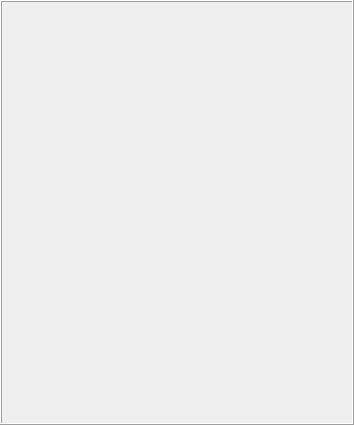
<?xml version="1.0" encoding="UTF-8"?>
<ui version="4.0">
 <class>TeamCreate</class>
 <widget class="QWidget" name="TeamCreate">
  <property name="geometry">
   <rect>
    <x>0</x>
    <y>0</y>
    <width>354</width>
    <height>425</height>
   </rect>
  </property>
  <property name="windowTitle">
   <string>Form</string>
  </property>
  <layout class="QGridLayout" name="gridLayout_6">
   <property name="margin">
    <number>0</number>
   </property>
   <property name="spacing">
    <number>0</number>
   </property>
   <item row="0" column="0">
    <widget class="QStackedWidget" name="mainStackedWidget">
     <property name="frameShadow">
      <enum>QFrame::Raised</enum>
     </property>
     <property name="currentIndex">
      <number>0</number>
     </property>
     <widget class="QWidget" name="mainEmptyPage">
      <layout class="QGridLayout" name="gridLayout_15">
       <property name="margin">
        <number>0</number>
       </property>
       <item row="0" column="0">
        <widget class="QFrame" name="frame_2">
         <property name="frameShape">
          <enum>QFrame::Box</enum>
         </property>
         <property name="frameShadow">
          <enum>QFrame::Raised</enum>
         </property>
        </widget>
       </item>
      </layout>
     </widget>
     <widget class="QWidget" name="publishPage">
      <layout class="QGridLayout" name="gridLayout_16">
       <property name="margin">
        <number>0</number>
       </property>
       <property name="spacing">
        <number>4</number>
       </property>
       <item row="0" column="0">
        <widget class="QFrame" name="frame_3">
         <property name="frameShape">
          <enum>QFrame::Box</enum>
         </property>
         <property name="frameShadow">
          <enum>QFrame::Raised</enum>
         </property>
         <layout class="QGridLayout" name="gridLayout_2">
          <property name="leftMargin">
           <number>6</number>
          </property>
          <property name="topMargin">
           <number>4</number>
          </property>
          <property name="rightMargin">
           <number>6</number>
          </property>
          <property name="bottomMargin">
           <number>4</number>
          </property>
          <property name="spacing">
           <number>4</number>
          </property>
          <item row="0" column="0">
           <layout class="QVBoxLayout" name="verticalLayout_3">
            <item>
             <spacer name="verticalSpacer_4">
              <property name="orientation">
               <enum>Qt::Vertical</enum>
              </property>
              <property name="sizeHint" stdset="0">
               <size>
                <width>20</width>
                <height>40</height>
               </size>
              </property>
             </spacer>
            </item>
            <item>
             <widget class="QLabel" name="publishMessageLabel">
              <property name="text">
               <string>Publish and enable Team Create to build this place together with your friends.</string>
              </property>
              <property name="alignment">
               <set>Qt::AlignCenter</set>
              </property>
              <property name="wordWrap">
               <bool>true</bool>
              </property>
             </widget>
            </item>
            <item>
             <spacer name="verticalSpacer_5">
              <property name="orientation">
               <enum>Qt::Vertical</enum>
              </property>
              <property name="sizeType">
               <enum>QSizePolicy::Fixed</enum>
              </property>
              <property name="sizeHint" stdset="0">
               <size>
                <width>20</width>
                <height>13</height>
               </size>
              </property>
             </spacer>
            </item>
            <item>
             <layout class="QHBoxLayout" name="horizontalLayout_2">
              <item>
               <spacer name="horizontalSpacer_4">
                <property name="orientation">
                 <enum>Qt::Horizontal</enum>
                </property>
                <property name="sizeHint" stdset="0">
                 <size>
                  <width>40</width>
                  <height>20</height>
                 </size>
                </property>
               </spacer>
              </item>
              <item>
               <widget class="QPushButton" name="publishButton">
                <property name="text">
                 <string>Publish</string>
                </property>
                <property name="styleSheet">
                  <string notr="true">background-color: #02b757;
                    color: rgb(255, 255, 255);
                  </string>
                </property>
               </widget>
              </item>
              <item>
               <spacer name="horizontalSpacer_5">
                <property name="orientation">
                 <enum>Qt::Horizontal</enum>
                </property>
                <property name="sizeHint" stdset="0">
                 <size>
                  <width>40</width>
                  <height>20</height>
                 </size>
                </property>
               </spacer>
              </item>
             </layout>
            </item>
            <item>
             <spacer name="verticalSpacer_6">
              <property name="orientation">
               <enum>Qt::Vertical</enum>
              </property>
              <property name="sizeHint" stdset="0">
               <size>
                <width>20</width>
                <height>40</height>
               </size>
              </property>
             </spacer>
            </item>
           </layout>
          </item>
         </layout>
        </widget>
       </item>
      </layout>
     </widget>
     <widget class="QWidget" name="publishingMessagePage">
      <layout class="QGridLayout" name="gridLayout_19">
       <property name="margin">
        <number>0</number>
       </property>
       <property name="spacing">
        <number>4</number>
       </property>
       <item row="0" column="0">
        <widget class="QFrame" name="frame_5">
         <property name="frameShape">
          <enum>QFrame::Box</enum>
         </property>
         <property name="frameShadow">
          <enum>QFrame::Raised</enum>
         </property>
         <layout class="QGridLayout" name="gridLayout_18">
          <property name="margin">
           <number>4</number>
          </property>
          <property name="spacing">
           <number>4</number>
          </property>
          <item row="0" column="0">
           <layout class="QVBoxLayout" name="verticalLayout_11">
            <property name="leftMargin">
             <number>4</number>
            </property>
            <property name="rightMargin">
             <number>4</number>
            </property>
            <item>
             <spacer name="verticalSpacer_22">
              <property name="orientation">
               <enum>Qt::Vertical</enum>
              </property>
              <property name="sizeHint" stdset="0">
               <size>
                <width>20</width>
                <height>40</height>
               </size>
              </property>
             </spacer>
            </item>
            <item>
             <widget class="QLabel" name="publishingMessageLabel">
              <property name="text">
               <string>Publishing current place...</string>
              </property>
              <property name="alignment">
               <set>Qt::AlignCenter</set>
              </property>
              <property name="wordWrap">
               <bool>true</bool>
              </property>
             </widget>
            </item>
            <item>
             <spacer name="verticalSpacer_23">
              <property name="orientation">
               <enum>Qt::Vertical</enum>
              </property>
              <property name="sizeHint" stdset="0">
               <size>
                <width>20</width>
                <height>40</height>
               </size>
              </property>
             </spacer>
            </item>
           </layout>
          </item>
         </layout>
        </widget>
       </item>
      </layout>
     </widget>
     <widget class="QWidget" name="optionsPage">
      <layout class="QGridLayout" name="gridLayout_3">
       <property name="margin">
        <number>0</number>
       </property>
       <property name="spacing">
        <number>4</number>
       </property>
       <item row="0" column="0">
        <layout class="QVBoxLayout" name="verticalLayout">
         <property name="spacing">
          <number>0</number>
         </property>
         <item>
          <widget class="QStackedWidget" name="optionsStackedWidget">
           <property name="frameShape">
            <enum>QFrame::NoFrame</enum>
           </property>
           <property name="frameShadow">
            <enum>QFrame::Plain</enum>
           </property>
           <property name="currentIndex">
            <number>1</number>
           </property>
           <widget class="QWidget" name="loginPage">
            <layout class="QGridLayout" name="gridLayout_14">
             <property name="margin">
              <number>0</number>
             </property>
             <property name="spacing">
              <number>4</number>
             </property>
             <item row="0" column="0">
              <widget class="QFrame" name="frame">
               <property name="frameShape">
                <enum>QFrame::Box</enum>
               </property>
               <property name="frameShadow">
                <enum>QFrame::Raised</enum>
               </property>
               <layout class="QGridLayout" name="gridLayout_4">
                <property name="margin">
                 <number>4</number>
                </property>
                <property name="spacing">
                 <number>0</number>
                </property>
                <item row="0" column="0">
                 <layout class="QVBoxLayout" name="verticalLayout_2">
                  <property name="spacing">
                   <number>4</number>
                  </property>
                  <item>
                   <spacer name="verticalSpacer">
                    <property name="orientation">
                     <enum>Qt::Vertical</enum>
                    </property>
                    <property name="sizeHint" stdset="0">
                     <size>
                      <width>20</width>
                      <height>40</height>
                     </size>
                    </property>
                   </spacer>
                  </item>
                  <item>
                   <widget class="QLabel" name="loginMessageLabel">
                    <property name="text">
                     <string>Log in to enable Team Create options for your place.</string>
                    </property>
                    <property name="alignment">
                     <set>Qt::AlignCenter</set>
                    </property>
                    <property name="wordWrap">
                     <bool>true</bool>
                    </property>
                   </widget>
                  </item>
                  <item>
                   <spacer name="verticalSpacer_3">
                    <property name="orientation">
                     <enum>Qt::Vertical</enum>
                    </property>
                    <property name="sizeType">
                     <enum>QSizePolicy::Fixed</enum>
                    </property>
                    <property name="sizeHint" stdset="0">
                     <size>
                      <width>20</width>
                      <height>13</height>
                     </size>
                    </property>
                   </spacer>
                  </item>
                  <item>
                   <layout class="QHBoxLayout" name="horizontalLayout">
                    <item>
                     <spacer name="horizontalSpacer_2">
                      <property name="orientation">
                       <enum>Qt::Horizontal</enum>
                      </property>
                      <property name="sizeHint" stdset="0">
                       <size>
                        <width>40</width>
                        <height>20</height>
                       </size>
                      </property>
                     </spacer>
                    </item>
                    <item>
                     <widget class="QPushButton" name="loginButton">
                      <property name="text">
                       <string>Log In</string>
                      </property>
                      <property name="styleSheet">
                        <string notr="true"> background-color: #02b757;
                          color: rgb(255, 255, 255);
                        </string>
                      </property>
                     </widget>
                    </item>
                    <item>
                     <spacer name="horizontalSpacer_3">
                      <property name="orientation">
                       <enum>Qt::Horizontal</enum>
                      </property>
                      <property name="sizeHint" stdset="0">
                       <size>
                        <width>40</width>
                        <height>20</height>
                       </size>
                      </property>
                     </spacer>
                    </item>
                   </layout>
                  </item>
                  <item>
                   <spacer name="verticalSpacer_2">
                    <property name="orientation">
                     <enum>Qt::Vertical</enum>
                    </property>
                    <property name="sizeHint" stdset="0">
                     <size>
                      <width>20</width>
                      <height>40</height>
                     </size>
                    </property>
                   </spacer>
                  </item>
                 </layout>
                </item>
               </layout>
              </widget>
             </item>
            </layout>
           </widget>
           <widget class="QWidget" name="userPlaceOptionsPage">
            <layout class="QGridLayout" name="gridLayout_8">
             <property name="margin">
              <number>0</number>
             </property>
             <property name="spacing">
              <number>4</number>
             </property>
             <item row="0" column="0">
              <layout class="QVBoxLayout" name="verticalLayout_6">
               <property name="spacing">
                <number>4</number>
               </property>
               <item>
                <widget class="QLineEdit" name="friendsInviteEdit">
                 <property name="placeholderText">
                  <string>Invite a friend</string>
                 </property>
                </widget>
               </item>
               <item>
                <widget class="QStackedWidget" name="userPlaceStackedWidget">
                 <property name="frameShape">
                  <enum>QFrame::Box</enum>
                 </property>
                 <property name="frameShadow">
                  <enum>QFrame::Raised</enum>
                 </property>
                 <property name="currentIndex">
                  <number>0</number>
                 </property>
                 <widget class="QWidget" name="userPlaceTurnOnPage">
                  <layout class="QGridLayout" name="gridLayout_7">
                   <item row="0" column="0">
                    <layout class="QVBoxLayout" name="verticalLayout_5">
                     <item>
                      <spacer name="verticalSpacer_11">
                       <property name="orientation">
                        <enum>Qt::Vertical</enum>
                       </property>
                       <property name="sizeHint" stdset="0">
                        <size>
                         <width>20</width>
                         <height>40</height>
                        </size>
                       </property>
                      </spacer>
                     </item>
                     <item>
                      <widget class="QLabel" name="userPlaceTurnOnLabel">
                       <property name="text">
                        <string>Edit your place with friends, see the updates instantly.</string>
                       </property>
                       <property name="alignment">
                        <set>Qt::AlignCenter</set>
                       </property>
                       <property name="wordWrap">
                        <bool>true</bool>
                       </property>
                      </widget>
                     </item>
                     <item>
                      <spacer name="verticalSpacer_10">
                       <property name="orientation">
                        <enum>Qt::Vertical</enum>
                       </property>
                       <property name="sizeType">
                        <enum>QSizePolicy::Fixed</enum>
                       </property>
                       <property name="sizeHint" stdset="0">
                        <size>
                         <width>20</width>
                         <height>10</height>
                        </size>
                       </property>
                      </spacer>
                     </item>
                     <item>
                      <layout class="QHBoxLayout" name="horizontalLayout_4">
                       <item>
                        <spacer name="horizontalSpacer_9">
                         <property name="orientation">
                          <enum>Qt::Horizontal</enum>
                         </property>
                         <property name="sizeHint" stdset="0">
                          <size>
                           <width>40</width>
                           <height>20</height>
                          </size>
                         </property>
                        </spacer>
                       </item>
                       <item>
                        <widget class="QPushButton" name="userPlaceTurnOnButton">
                         <property name="text">
                          <string>Turn ON</string>
                         </property>
                        <property name="styleSheet">
                          <string notr="true">background-color: #02b757;
                            color: rgb(255, 255, 255);
                          </string>
                        </property>
                        </widget>
                       </item>
                       <item>
                        <spacer name="horizontalSpacer_10">
                         <property name="orientation">
                          <enum>Qt::Horizontal</enum>
                         </property>
                         <property name="sizeHint" stdset="0">
                          <size>
                           <width>40</width>
                           <height>20</height>
                          </size>
                         </property>
                        </spacer>
                       </item>
                      </layout>
                     </item>
                     <item>
                      <spacer name="verticalSpacer_12">
                       <property name="orientation">
                        <enum>Qt::Vertical</enum>
                       </property>
                       <property name="sizeHint" stdset="0">
                        <size>
                         <width>20</width>
                         <height>40</height>
                        </size>
                       </property>
                      </spacer>
                     </item>
                    </layout>
                   </item>
                  </layout>
                 </widget>
                 <widget class="QWidget" name="userPlaceSaveMessagePage">
                  <layout class="QGridLayout" name="gridLayout_9">
                   <item row="0" column="0">
                    <layout class="QVBoxLayout" name="verticalLayout_7">
                     <item>
                      <spacer name="verticalSpacer_13">
                       <property name="orientation">
                        <enum>Qt::Vertical</enum>
                       </property>
                       <property name="sizeHint" stdset="0">
                        <size>
                         <width>20</width>
                         <height>40</height>
                        </size>
                       </property>
                      </spacer>
                     </item>
                     <item>
                      <widget class="QLabel" name="userPlaceSaveMessageLabel">
                       <property name="text">
                        <string>Saving latest updates and enabling Team Create...</string>
                       </property>
                       <property name="alignment">
                        <set>Qt::AlignCenter</set>
                       </property>
                       <property name="wordWrap">
                        <bool>true</bool>
                       </property>
                      </widget>
                     </item>
                     <item>
                      <spacer name="verticalSpacer_14">
                       <property name="orientation">
                        <enum>Qt::Vertical</enum>
                       </property>
                       <property name="sizeHint" stdset="0">
                        <size>
                         <width>20</width>
                         <height>40</height>
                        </size>
                       </property>
                      </spacer>
                     </item>
                    </layout>
                   </item>
                  </layout>
                 </widget>
                 <widget class="QWidget" name="userPlaceCreatorsListPage"/>
                </widget>
               </item>
              </layout>
             </item>
            </layout>
           </widget>
           <widget class="QWidget" name="groupPlaceOptionsPage">
            <layout class="QGridLayout" name="gridLayout_11">
             <property name="margin">
              <number>0</number>
             </property>
             <item row="0" column="0">
              <widget class="QStackedWidget" name="groupPlaceStackedWidget">
               <property name="frameShape">
                <enum>QFrame::Box</enum>
               </property>
               <property name="frameShadow">
                <enum>QFrame::Raised</enum>
               </property>
               <property name="currentIndex">
                <number>0</number>
               </property>
               <widget class="QWidget" name="groupPlaceTurnOnPage">
                <layout class="QGridLayout" name="gridLayout_10">
                 <item row="0" column="0">
                  <layout class="QVBoxLayout" name="verticalLayout_8">
                   <item>
                    <spacer name="verticalSpacer_16">
                     <property name="orientation">
                      <enum>Qt::Vertical</enum>
                     </property>
                     <property name="sizeHint" stdset="0">
                      <size>
                       <width>20</width>
                       <height>40</height>
                      </size>
                     </property>
                    </spacer>
                   </item>
                   <item>
                    <widget class="QLabel" name="groupPlaceTurnOnMessageLabel">
                     <property name="text">
                      <string>Enable Team Create: edit your place together, see updates instantly.</string>
                     </property>
                     <property name="alignment">
                      <set>Qt::AlignCenter</set>
                     </property>
                     <property name="wordWrap">
                      <bool>true</bool>
                     </property>
                    </widget>
                   </item>
                   <item>
                    <spacer name="verticalSpacer_15">
                     <property name="orientation">
                      <enum>Qt::Vertical</enum>
                     </property>
                     <property name="sizeType">
                      <enum>QSizePolicy::Fixed</enum>
                     </property>
                     <property name="sizeHint" stdset="0">
                      <size>
                       <width>20</width>
                       <height>10</height>
                      </size>
                     </property>
                    </spacer>
                   </item>
                   <item>
                    <layout class="QHBoxLayout" name="horizontalLayout_5">
                     <item>
                      <spacer name="horizontalSpacer_11">
                       <property name="orientation">
                        <enum>Qt::Horizontal</enum>
                       </property>
                       <property name="sizeHint" stdset="0">
                        <size>
                         <width>40</width>
                         <height>20</height>
                        </size>
                       </property>
                      </spacer>
                     </item>
                     <item>
                      <widget class="QPushButton" name="groupPlaceTurnOnButton">
                       <property name="text">
                        <string>Turn ON</string>
                       </property>
                      </widget>
                     </item>
                     <item>
                      <spacer name="horizontalSpacer_12">
                       <property name="orientation">
                        <enum>Qt::Horizontal</enum>
                       </property>
                       <property name="sizeHint" stdset="0">
                        <size>
                         <width>40</width>
                         <height>20</height>
                        </size>
                       </property>
                      </spacer>
                     </item>
                    </layout>
                   </item>
                   <item>
                    <spacer name="verticalSpacer_17">
                     <property name="orientation">
                      <enum>Qt::Vertical</enum>
                     </property>
                     <property name="sizeHint" stdset="0">
                      <size>
                       <width>20</width>
                       <height>40</height>
                      </size>
                     </property>
                    </spacer>
                   </item>
                  </layout>
                 </item>
                </layout>
               </widget>
               <widget class="QWidget" name="groupPlaceNonAdminPage">
                <layout class="QGridLayout" name="gridLayout_12">
                 <item row="0" column="0">
                  <layout class="QVBoxLayout" name="verticalLayout_9">
                   <item>
                    <spacer name="verticalSpacer_18">
                     <property name="orientation">
                      <enum>Qt::Vertical</enum>
                     </property>
                     <property name="sizeHint" stdset="0">
                      <size>
                       <width>20</width>
                       <height>40</height>
                      </size>
                     </property>
                    </spacer>
                   </item>
                   <item>
                    <widget class="QLabel" name="groupPlaceNonAdminMessage">
                     <property name="text">
                      <string>Members of your group can work together, see updates instantly. Contact your admin to enable Team Create.</string>
                     </property>
                     <property name="alignment">
                      <set>Qt::AlignCenter</set>
                     </property>
                     <property name="wordWrap">
                      <bool>true</bool>
                     </property>
                    </widget>
                   </item>
                   <item>
                    <spacer name="verticalSpacer_19">
                     <property name="orientation">
                      <enum>Qt::Vertical</enum>
                     </property>
                     <property name="sizeHint" stdset="0">
                      <size>
                       <width>20</width>
                       <height>40</height>
                      </size>
                     </property>
                    </spacer>
                   </item>
                  </layout>
                 </item>
                </layout>
               </widget>
               <widget class="QWidget" name="groupPlaceSaveMessagePage">
                <layout class="QGridLayout" name="gridLayout_13">
                 <item row="0" column="0">
                  <layout class="QVBoxLayout" name="verticalLayout_10">
                   <item>
                    <spacer name="verticalSpacer_20">
                     <property name="orientation">
                      <enum>Qt::Vertical</enum>
                     </property>
                     <property name="sizeHint" stdset="0">
                      <size>
                       <width>20</width>
                       <height>40</height>
                      </size>
                     </property>
                    </spacer>
                   </item>
                   <item>
                    <widget class="QLabel" name="groupPlaceSaveMessageLabel">
                     <property name="text">
                      <string>Saving latest updates and enabling Team Create...</string>
                     </property>
                     <property name="alignment">
                      <set>Qt::AlignCenter</set>
                     </property>
                     <property name="wordWrap">
                      <bool>true</bool>
                     </property>
                    </widget>
                   </item>
                   <item>
                    <spacer name="verticalSpacer_21">
                     <property name="orientation">
                      <enum>Qt::Vertical</enum>
                     </property>
                     <property name="sizeHint" stdset="0">
                      <size>
                       <width>20</width>
                       <height>40</height>
                      </size>
                     </property>
                    </spacer>
                   </item>
                  </layout>
                 </item>
                </layout>
               </widget>
               <widget class="QWidget" name="groupPlaceCreatorsListPage"/>
              </widget>
             </item>
            </layout>
           </widget>
          </widget>
         </item>
         <item>
          <widget class="QFrame" name="bottomBarFrame">
           <property name="sizePolicy">
            <sizepolicy hsizetype="Preferred" vsizetype="Fixed">
             <horstretch>0</horstretch>
             <verstretch>0</verstretch>
            </sizepolicy>
           </property>
           <property name="minimumSize">
            <size>
             <width>0</width>
             <height>20</height>
            </size>
           </property>
           <property name="maximumSize">
            <size>
             <width>16777215</width>
             <height>20</height>
            </size>
           </property>
           <property name="styleSheet">
            <string notr="true">background-color: #e6e6e6;</string>
           </property>
           <property name="frameShape">
            <enum>QFrame::Box</enum>
           </property>
           <property name="frameShadow">
            <enum>QFrame::Raised</enum>
           </property>
           <layout class="QGridLayout" name="gridLayout">
            <property name="leftMargin">
             <number>4</number>
            </property>
            <property name="topMargin">
             <number>0</number>
            </property>
            <property name="rightMargin">
             <number>4</number>
            </property>
            <property name="bottomMargin">
             <number>0</number>
            </property>
            <property name="spacing">
             <number>0</number>
            </property>
            <item row="0" column="0">
             <spacer name="horizontalSpacer">
              <property name="orientation">
               <enum>Qt::Horizontal</enum>
              </property>
              <property name="sizeHint" stdset="0">
               <size>
                <width>275</width>
                <height>15</height>
               </size>
              </property>
             </spacer>
            </item>
            <item row="0" column="1">
             <widget class="QPushButton" name="bottomMoreButton">
              <property name="sizePolicy">
               <sizepolicy hsizetype="Fixed" vsizetype="Fixed">
                <horstretch>0</horstretch>
                <verstretch>0</verstretch>
               </sizepolicy>
              </property>
              <property name="minimumSize">
               <size>
                <width>18</width>
                <height>18</height>
               </size>
              </property>
              <property name="maximumSize">
               <size>
                <width>18</width>
                <height>18</height>
               </size>
              </property>
              <property name="text">
               <string/>
              </property>
              <property name="icon">
               <iconset resource="RobloxStudio.qrc">
                <normaloff>:/images/icons/16x16/team_create_more.png</normaloff>:/images/icons/16x16/team_create_more.png</iconset>
              </property>
              <property name="iconSize">
               <size>
                <width>16</width>
                <height>16</height>
               </size>
              </property>
              <property name="flat">
               <bool>true</bool>
              </property>
             </widget>
            </item>
           </layout>
          </widget>
         </item>
        </layout>
       </item>
      </layout>
     </widget>
     <widget class="QWidget" name="userRemoveConfirmPage">
      <layout class="QGridLayout" name="gridLayout_17">
       <property name="margin">
        <number>0</number>
       </property>
       <property name="spacing">
        <number>4</number>
       </property>
       <item row="0" column="0">
        <widget class="QFrame" name="frame_4">
         <property name="frameShape">
          <enum>QFrame::Box</enum>
         </property>
         <property name="frameShadow">
          <enum>QFrame::Raised</enum>
         </property>
         <layout class="QGridLayout" name="gridLayout_5">
          <property name="margin">
           <number>4</number>
          </property>
          <property name="spacing">
           <number>4</number>
          </property>
          <item row="0" column="0">
           <layout class="QVBoxLayout" name="verticalLayout_4">
            <item>
             <spacer name="verticalSpacer_7">
              <property name="orientation">
               <enum>Qt::Vertical</enum>
              </property>
              <property name="sizeHint" stdset="0">
               <size>
                <width>20</width>
                <height>40</height>
               </size>
              </property>
             </spacer>
            </item>
            <item>
             <widget class="QLabel" name="userRemoveLabel">
              <property name="text">
               <string>Are you sure to remove?</string>
              </property>
              <property name="alignment">
               <set>Qt::AlignCenter</set>
              </property>
              <property name="wordWrap">
               <bool>true</bool>
              </property>
             </widget>
            </item>
            <item>
             <spacer name="verticalSpacer_9">
              <property name="orientation">
               <enum>Qt::Vertical</enum>
              </property>
              <property name="sizeType">
               <enum>QSizePolicy::Fixed</enum>
              </property>
              <property name="sizeHint" stdset="0">
               <size>
                <width>20</width>
                <height>13</height>
               </size>
              </property>
             </spacer>
            </item>
            <item>
             <layout class="QHBoxLayout" name="horizontalLayout_3">
              <item>
               <spacer name="horizontalSpacer_6">
                <property name="orientation">
                 <enum>Qt::Horizontal</enum>
                </property>
                <property name="sizeHint" stdset="0">
                 <size>
                  <width>40</width>
                  <height>20</height>
                 </size>
                </property>
               </spacer>
              </item>
              <item>
               <widget class="QPushButton" name="userRemoveButton">
                <property name="text">
                 <string>Remove</string>
                </property>
                <property name="styleSheet">
                  <string notr="true">background-color: #e2231a;
                    color: rgb(255, 255, 255);
                  </string>
                </property>
               </widget>
              </item>
              <item>
               <spacer name="horizontalSpacer_8">
                <property name="orientation">
                 <enum>Qt::Horizontal</enum>
                </property>
                <property name="sizeType">
                 <enum>QSizePolicy::Fixed</enum>
                </property>
                <property name="sizeHint" stdset="0">
                 <size>
                  <width>10</width>
                  <height>20</height>
                 </size>
                </property>
               </spacer>
              </item>
              <item>
               <widget class="QPushButton" name="userRemoveCancelButton">
                <property name="text">
                 <string>Cancel</string>
                </property>
               </widget>
              </item>
              <item>
               <spacer name="horizontalSpacer_7">
                <property name="orientation">
                 <enum>Qt::Horizontal</enum>
                </property>
                <property name="sizeHint" stdset="0">
                 <size>
                  <width>40</width>
                  <height>20</height>
                 </size>
                </property>
               </spacer>
              </item>
             </layout>
            </item>
            <item>
             <spacer name="verticalSpacer_8">
              <property name="orientation">
               <enum>Qt::Vertical</enum>
              </property>
              <property name="sizeHint" stdset="0">
               <size>
                <width>20</width>
                <height>40</height>
               </size>
              </property>
             </spacer>
            </item>
           </layout>
          </item>
         </layout>
        </widget>
       </item>
      </layout>
     </widget>
    </widget>
   </item>
  </layout>
 </widget>
 <resources>
  <include location="RobloxStudio.qrc"/>
 </resources>
 <connections/>
</ui>
